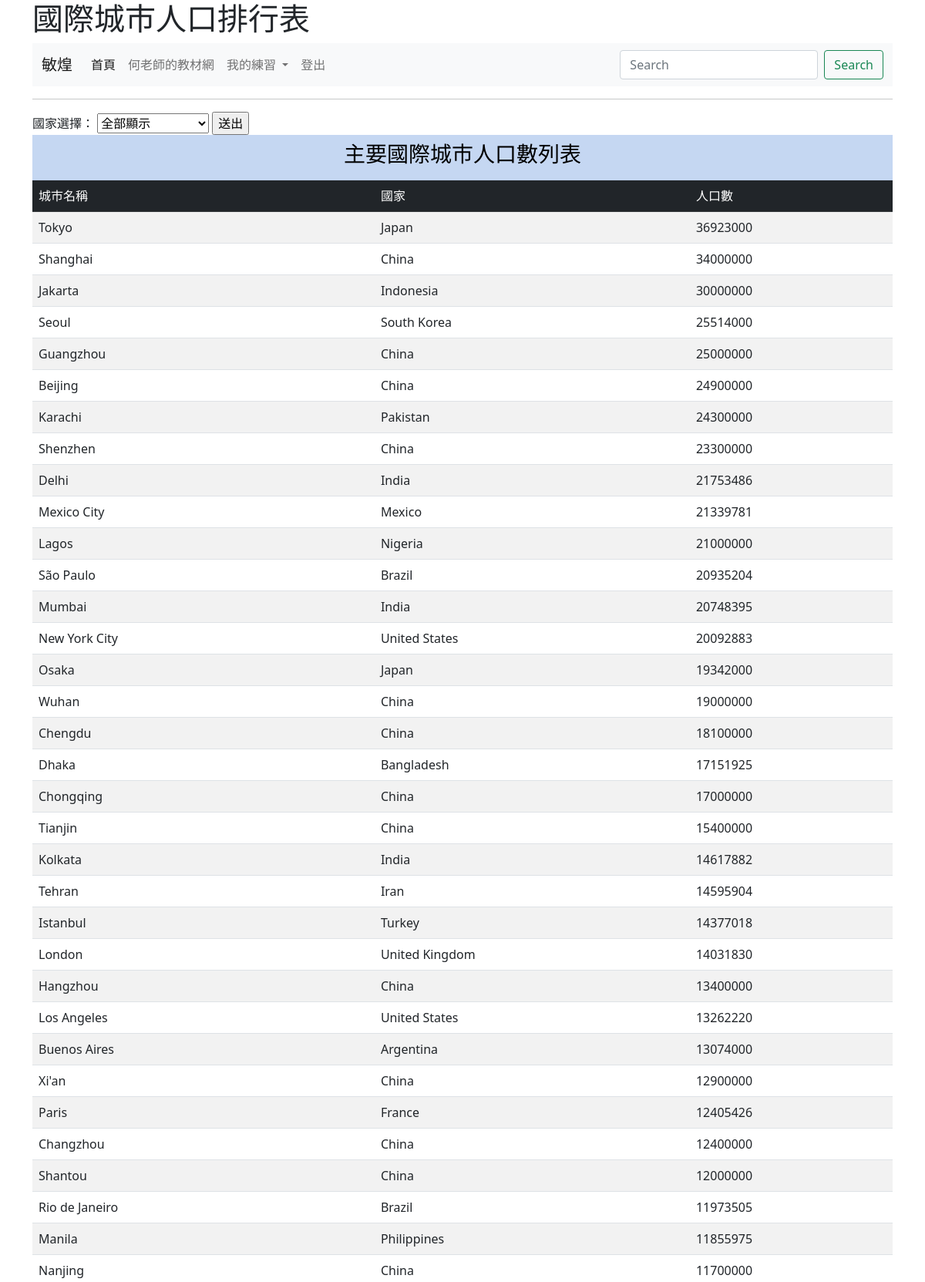
Page /rank/ (signed in, upper part) on the committed database.
### mysite/models.py (models this page shows, shortened)
class City(models.Model):
	name = models.CharField(max_length=50)
	population = models.IntegerField()
	country = models.ForeignKey(Country, on_delete=models.CASCADE)

class Country(models.Model):
	country_id = models.IntegerField()
	name = models.CharField(max_length=50)
	def __str__(self):
		return self.name

### mysite/views.py (the view)
# urls.py: path('rank/', views.rank),
@login_required(login_url="/admin/login/")
def rank(request):
	if request.method == 'POST':
		id = request.POST["id"]
		if id.strip() == "999":
			return redirect("/rank/")
		try:
			country = Country.objects.get(id=id)
		except:
			return redirect("/rank/")
		cities = City.objects.filter(country=country)
	else:
		cities = City.objects.all()
	countries = Country.objects.all()
	return render(request, 'rank.html', locals())

### templates/rank.html (shortened to what this page needs)
{% extends "base.html" %}
{% block main %}
	<hr>
  <form action="/rank/" method=POST>
  	國家選擇：
  	<select name="id">
  		<option value="999">全部顯示</option>
  	</select>
  	<input type='submit' value="送出">
  </form>
  <table class="table table-striped">
  	<tr class="table-primary">
  		<td colspan="3" align=center><h3>主要國際城市人口數列表</h3></td>
  	</tr>
  	<tr class="table-dark"><td>城市名稱</td><td>國家</td><td>人口數</td></tr>
	  {% for city in cities %}
	  <tr>
		  <td>{{ city.name }}</td>
		  <td>{{ city.country }}</td>
		  <td>{{ city.population }}</td>
		</tr>
	  {% endfor %}
	</table>
{% endblock %}

### templates/base.html (shortened to what this page needs)
<!doctype html>
<html>
  <head>
    <link href="https://cdn.jsdelivr.net/npm/bootstrap@5.0.2/dist/css/bootstrap.min.css" rel="stylesheet">
  </head>
  <body>
  	<div class="container">
	    <h1>{% block headmessage %}{% endblock %}</h1>
      {% include "menu.html" %}
      {% block main %} {% endblock %}
	</div>
  </body>
</html>

### templates/menu.html (shortened to what this page needs)
<nav class="navbar navbar-expand-lg navbar-light bg-light">
  <div class="container-fluid">
    <a class="navbar-brand" href="#">
      {% if request.user.is_authenticated %}
        {{ request.user.first_name }}
      {% else %}
        未登入的訪客
      {% endif %}
  </a>
    <div class="collapse navbar-collapse" id="navbarSupportedContent">
      <ul class="navbar-nav me-auto mb-2 mb-lg-0">
        <li class="nav-item">
          <a class="nav-link active" aria-current="page" href="/">首頁</a>
        </li>
        <li class="nav-item">
          <a class="nav-link" href="https://104.es">何老師的教材網</a>
        </li>
        <li class="nav-item dropdown">
          <a class="nav-link dropdown-toggle" href="#" id="navbarDropdown" role="button" data-bs-toggle="dropdown" aria-expanded="false">
            我的練習
          </a>
        </li>
        {% if request.user.is_authenticated %}
          <li class="nav-item">
            <a class="nav-link" href="/logout/" tabindex="-1">登出</a>
          </li>
        {% else %}
          <li class="nav-item">
            <a class="nav-link" href="/admin/login/?next=/" tabindex="-1">登入</a>
          </li>
        {% endif %}
      </ul>
      <form class="d-flex">
        <input class="form-control me-2" type="search" placeholder="Search" aria-label="搜尋">
        <button class="btn btn-outline-success" type="submit">Search</button>
      </form>
    </div>
  </div>
</nav>

### rows in the picture
City: name "Tokyo", country "Japan", population "36923000"
City: name "Shanghai", country "China", population "34000000"
City: name "Jakarta", country "Indonesia", population "30000000"
City: name "Seoul", country "South Korea", population "25514000"
City: name "Guangzhou", country "China", population "25000000"
City: name "Beijing", country "China", population "24900000"
City: name "Karachi", country "Pakistan", population "24300000"
City: name "Shenzhen", country "China", population "23300000"
City: name "Delhi", country "India", population "21753486"
City: name "Mexico City", country "Mexico", population "21339781"
City: name "Lagos", country "Nigeria", population "21000000"
City: name "São Paulo", country "Brazil", population "20935204"
City: name "Mumbai", country "India", population "20748395"
City: name "New York City", country "United States", population "20092883"
City: name "Osaka", country "Japan", population "19342000"
City: name "Wuhan", country "China", population "19000000"
City: name "Chengdu", country "China", population "18100000"
City: name "Dhaka", country "Bangladesh", population "17151925"
City: name "Chongqing", country "China", population "17000000"
City: name "Tianjin", country "China", population "15400000"
City: name "Kolkata", country "India", population "14617882"
City: name "Tehran", country "Iran", population "14595904"
City: name "Istanbul", country "Turkey", population "14377018"
City: name "London", country "United Kingdom", population "14031830"
City: name "Hangzhou", country "China", population "13400000"
City: name "Los Angeles", country "United States", population "13262220"
City: name "Buenos Aires", country "Argentina", population "13074000"
City: name "Xi'an", country "China", population "12900000"
City: name "Paris", country "France", population "12405426"
City: name "Changzhou", country "China", population "12400000"
City: name "Shantou", country "China", population "12000000"
City: name "Rio de Janeiro", country "Brazil", population "11973505"
City: name "Manila", country "Philippines", population "11855975"
City: name "Nanjing", country "China", population "11700000"

### other values in the picture
{{ request.user.first_name }} "敏煌"
